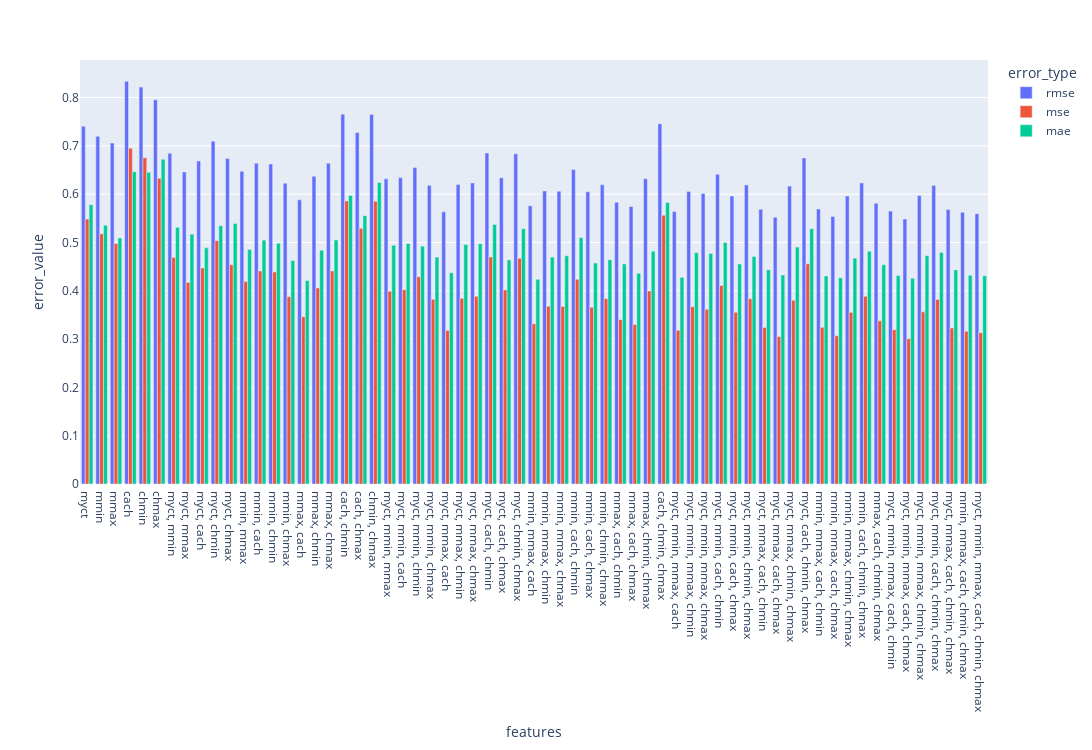

Notebook cell for this chart:
### Code cell
fig = px.bar(
    df_results_melt,
    x = 'features',
    y = 'error_value',
    color = 'error_type',
    barmode = 'group',
)

fig.update_layout(
    height=750,
    width=1250
)

fig.show()

### Figure 1 — Plotly figure (JSON) as saved in the notebook; plotly's stock layout.template omitted (floating-point values rounded to 4 significant figures)
{"data": [{"alignmentgroup": "True", "hovertemplate": "error_type=rmse<br>features=%{x}<br>error_value=%{y}<extra></extra>", "legendgroup": "rmse", "marker": {"color": "#636efa"}, "name": "rmse", "offsetgroup": "rmse", "orientation": "v", "showlegend": true, "textposition": "auto", "type": "bar", "x": ["myct", "mmin", "mmax", "cach", "chmin", "chmax", "myct, mmin", "myct, mmax", "myct, cach", "myct, chmin", "myct, chmax", "mmin, mmax", "mmin, cach", "mmin, chmin", "mmin, chmax", "mmax, cach", "mmax, chmin", "mmax, chmax", "cach, chmin", "cach, chmax", "chmin, chmax", "myct, mmin, mmax", "myct, mmin, cach", "myct, mmin, chmin", "myct, mmin, chmax", "myct, mmax, cach", "myct, mmax, chmin", "myct, mmax, chmax", "myct, cach, chmin", "myct, cach, chmax", "myct, chmin, chmax", "mmin, mmax, cach", "mmin, mmax, chmin", "mmin, mmax, chmax", "mmin, cach, chmin", "mmin, cach, chmax", "mmin, chmin, chmax", "mmax, cach, chmin", "mmax, cach, chmax", "mmax, chmin, chmax", "cach, chmin, chmax", "myct, mmin, mmax, cach", "myct, mmin, mmax, chmin", "myct, mmin, mmax, chmax", "myct, mmin, cach, chmin", "myct, mmin, cach, chmax", "myct, mmin, chmin, chmax", "myct, mmax, cach, chmin", "myct, mmax, cach, chmax", "myct, mmax, chmin, chmax", "myct, cach, chmin, chmax", "mmin, mmax, cach, chmin", "mmin, mmax, cach, chmax", "mmin, mmax, chmin, chmax", "mmin, cach, chmin, chmax", "mmax, cach, chmin, chmax", "myct, mmin, mmax, cach, chmin", "myct, mmin, mmax, cach, chmax", "myct, mmin, mmax, chmin, chmax", "myct, mmin, cach, chmin, chmax", "myct, mmax, cach, chmin, chmax", "mmin, mmax, cach, chmin, chmax", "myct, mmin, mmax, cach, chmin, chmax"], "xaxis": "x", "y": [0.7405, 0.7197, 0.7057, 0.8338, 0.8217, 0.7955, 0.6848, 0.646, 0.6687, 0.7097, 0.6737, 0.6474, 0.664, 0.6626, 0.6227, 0.5884, 0.637, 0.6641, 0.7654, 0.7274, 0.765, 0.6317, 0.6343, 0.655, 0.6182, 0.5636, 0.62, 0.6233, 0.6853, 0.6338, 0.6834, 0.576, 0.6068, 0.6062, 0.651, 0.6049, 0.6194, 0.5833, 0.5746, 0.6321, 0.7458, 0.5639, 0.6058, 0.6014, 0.641, 0.5961, 0.6192, 0.569, 0.5525, 0.6168, 0.6751, 0.5695, 0.554, 0.5961, 0.6233, 0.5812, 0.5653, 0.5483, 0.597, 0.6181, 0.5683, 0.5623, 0.5597], "yaxis": "y"}, {"alignmentgroup": "True", "hovertemplate": "error_type=mse<br>features=%{x}<br>error_value=%{y}<extra></extra>", "legendgroup": "mse", "marker": {"color": "#EF553B"}, "name": "mse", "offsetgroup": "mse", "orientation": "v", "showlegend": true, "textposition": "auto", "type": "bar", "x": ["myct", "mmin", "mmax", "cach", "chmin", "chmax", "myct, mmin", "myct, mmax", "myct, cach", "myct, chmin", "myct, chmax", "mmin, mmax", "mmin, cach", "mmin, chmin", "mmin, chmax", "mmax, cach", "mmax, chmin", "mmax, chmax", "cach, chmin", "cach, chmax", "chmin, chmax", "myct, mmin, mmax", "myct, mmin, cach", "myct, mmin, chmin", "myct, mmin, chmax", "myct, mmax, cach", "myct, mmax, chmin", "myct, mmax, chmax", "myct, cach, chmin", "myct, cach, chmax", "myct, chmin, chmax", "mmin, mmax, cach", "mmin, mmax, chmin", "mmin, mmax, chmax", "mmin, cach, chmin", "mmin, cach, chmax", "mmin, chmin, chmax", "mmax, cach, chmin", "mmax, cach, chmax", "mmax, chmin, chmax", "cach, chmin, chmax", "myct, mmin, mmax, cach", "myct, mmin, mmax, chmin", "myct, mmin, mmax, chmax", "myct, mmin, cach, chmin", "myct, mmin, cach, chmax", "myct, mmin, chmin, chmax", "myct, mmax, cach, chmin", "myct, mmax, cach, chmax", "myct, mmax, chmin, chmax", "myct, cach, chmin, chmax", "mmin, mmax, cach, chmin", "mmin, mmax, cach, chmax", "mmin, mmax, chmin, chmax", "mmin, cach, chmin, chmax", "mmax, cach, chmin, chmax", "myct, mmin, mmax, cach, chmin", "myct, mmin, mmax, cach, chmax", "myct, mmin, mmax, chmin, chmax", "myct, mmin, cach, chmin, chmax", "myct, mmax, cach, chmin, chmax", "mmin, mmax, cach, chmin, chmax", "myct, mmin, mmax, cach, chmin, chmax"], "xaxis": "x", "y": [0.5484, 0.5179, 0.498, 0.6953, 0.6751, 0.6328, 0.469, 0.4173, 0.4471, 0.5037, 0.4539, 0.4191, 0.4409, 0.439, 0.3877, 0.3462, 0.4058, 0.441, 0.5859, 0.5291, 0.5853, 0.399, 0.4023, 0.4291, 0.3822, 0.3177, 0.3844, 0.3885, 0.4697, 0.4017, 0.4671, 0.3318, 0.3681, 0.3675, 0.4238, 0.3659, 0.3837, 0.3402, 0.3301, 0.3995, 0.5563, 0.318, 0.3669, 0.3616, 0.4109, 0.3554, 0.3834, 0.3237, 0.3052, 0.3804, 0.4557, 0.3244, 0.3069, 0.3553, 0.3886, 0.3378, 0.3195, 0.3007, 0.3564, 0.3821, 0.323, 0.3162, 0.3132], "yaxis": "y"}, {"alignmentgroup": "True", "hovertemplate": "error_type=mae<br>features=%{x}<br>error_value=%{y}<extra></extra>", "legendgroup": "mae", "marker": {"color": "#00cc96"}, "name": "mae", "offsetgroup": "mae", "orientation": "v", "showlegend": true, "textposition": "auto", "type": "bar", "x": ["myct", "mmin", "mmax", "cach", "chmin", "chmax", "myct, mmin", "myct, mmax", "myct, cach", "myct, chmin", "myct, chmax", "mmin, mmax", "mmin, cach", "mmin, chmin", "mmin, chmax", "mmax, cach", "mmax, chmin", "mmax, chmax", "cach, chmin", "cach, chmax", "chmin, chmax", "myct, mmin, mmax", "myct, mmin, cach", "myct, mmin, chmin", "myct, mmin, chmax", "myct, mmax, cach", "myct, mmax, chmin", "myct, mmax, chmax", "myct, cach, chmin", "myct, cach, chmax", "myct, chmin, chmax", "mmin, mmax, cach", "mmin, mmax, chmin", "mmin, mmax, chmax", "mmin, cach, chmin", "mmin, cach, chmax", "mmin, chmin, chmax", "mmax, cach, chmin", "mmax, cach, chmax", "mmax, chmin, chmax", "cach, chmin, chmax", "myct, mmin, mmax, cach", "myct, mmin, mmax, chmin", "myct, mmin, mmax, chmax", "myct, mmin, cach, chmin", "myct, mmin, cach, chmax", "myct, mmin, chmin, chmax", "myct, mmax, cach, chmin", "myct, mmax, cach, chmax", "myct, mmax, chmin, chmax", "myct, cach, chmin, chmax", "mmin, mmax, cach, chmin", "mmin, mmax, cach, chmax", "mmin, mmax, chmin, chmax", "mmin, cach, chmin, chmax", "mmax, cach, chmin, chmax", "myct, mmin, mmax, cach, chmin", "myct, mmin, mmax, cach, chmax", "myct, mmin, mmax, chmin, chmax", "myct, mmin, cach, chmin, chmax", "myct, mmax, cach, chmin, chmax", "mmin, mmax, cach, chmin, chmax", "myct, mmin, mmax, cach, chmin, chmax"], "xaxis": "x", "y": [0.5781, 0.5358, 0.5092, 0.6462, 0.6454, 0.6723, 0.5313, 0.5173, 0.489, 0.5347, 0.5395, 0.4854, 0.5048, 0.4986, 0.4625, 0.4212, 0.4838, 0.5053, 0.5974, 0.5555, 0.6239, 0.4941, 0.4978, 0.4924, 0.4697, 0.4371, 0.4957, 0.4972, 0.5374, 0.4639, 0.5284, 0.4239, 0.4698, 0.4725, 0.5101, 0.4574, 0.4644, 0.4556, 0.4362, 0.482, 0.5825, 0.4278, 0.4788, 0.4771, 0.4999, 0.4553, 0.4709, 0.4436, 0.4327, 0.4905, 0.5285, 0.4307, 0.4269, 0.4674, 0.4818, 0.4541, 0.4315, 0.4258, 0.4727, 0.4793, 0.4432, 0.4322, 0.4312], "yaxis": "y"}], "layout": {"barmode": "group", "height": 750, "legend": {"title": {"text": "error_type"}, "tracegroupgap": 0}, "margin": {"t": 60}, "width": 1250, "xaxis": {"anchor": "y", "domain": [0.0, 1.0], "title": {"text": "features"}}, "yaxis": {"anchor": "x", "domain": [0.0, 1.0], "title": {"text": "error_value"}}}}
